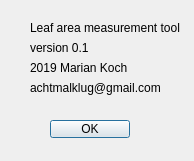
<?xml version="1.0" encoding="UTF-8"?>
<ui version="4.0">
 <class>About</class>
 <widget class="QDialog" name="About">
  <property name="geometry">
   <rect>
    <x>0</x>
    <y>0</y>
    <width>194</width>
    <height>161</height>
   </rect>
  </property>
  <property name="windowTitle">
   <string>About Leafarea</string>
  </property>
  <widget class="QLabel" name="label">
   <property name="geometry">
    <rect>
     <x>30</x>
     <y>20</y>
     <width>171</width>
     <height>16</height>
    </rect>
   </property>
   <property name="text">
    <string>Leaf area measurement tool</string>
   </property>
  </widget>
  <widget class="QLabel" name="label_2">
   <property name="geometry">
    <rect>
     <x>30</x>
     <y>40</y>
     <width>171</width>
     <height>16</height>
    </rect>
   </property>
   <property name="text">
    <string>version 0.1</string>
   </property>
  </widget>
  <widget class="QLabel" name="label_3">
   <property name="geometry">
    <rect>
     <x>30</x>
     <y>60</y>
     <width>171</width>
     <height>16</height>
    </rect>
   </property>
   <property name="text">
    <string>2019 Marian Koch</string>
   </property>
  </widget>
  <widget class="QLabel" name="label_4">
   <property name="geometry">
    <rect>
     <x>30</x>
     <y>80</y>
     <width>171</width>
     <height>16</height>
    </rect>
   </property>
   <property name="text">
    <string>achtmalklug@gmail.com</string>
   </property>
  </widget>
  <widget class="QPushButton" name="pushButton">
   <property name="geometry">
    <rect>
     <x>50</x>
     <y>120</y>
     <width>80</width>
     <height>18</height>
    </rect>
   </property>
   <property name="text">
    <string>OK</string>
   </property>
  </widget>
 </widget>
 <resources/>
 <connections>
  <connection>
   <sender>pushButton</sender>
   <signal>clicked()</signal>
   <receiver>About</receiver>
   <slot>exit()</slot>
   <hints>
    <hint type="sourcelabel">
     <x>98</x>
     <y>134</y>
    </hint>
    <hint type="destinationlabel">
     <x>167</x>
     <y>105</y>
    </hint>
   </hints>
  </connection>
 </connections>
 <slots>
  <slot>exit()</slot>
 </slots>
</ui>
